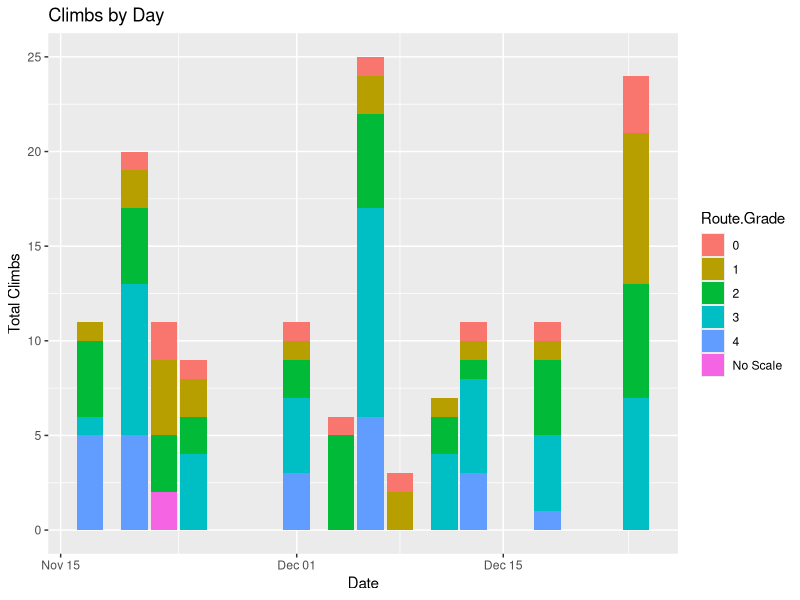
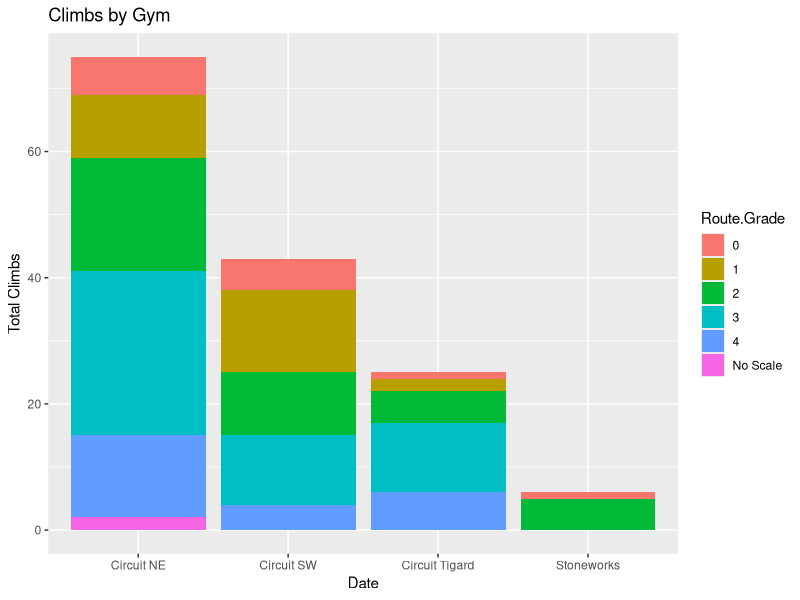
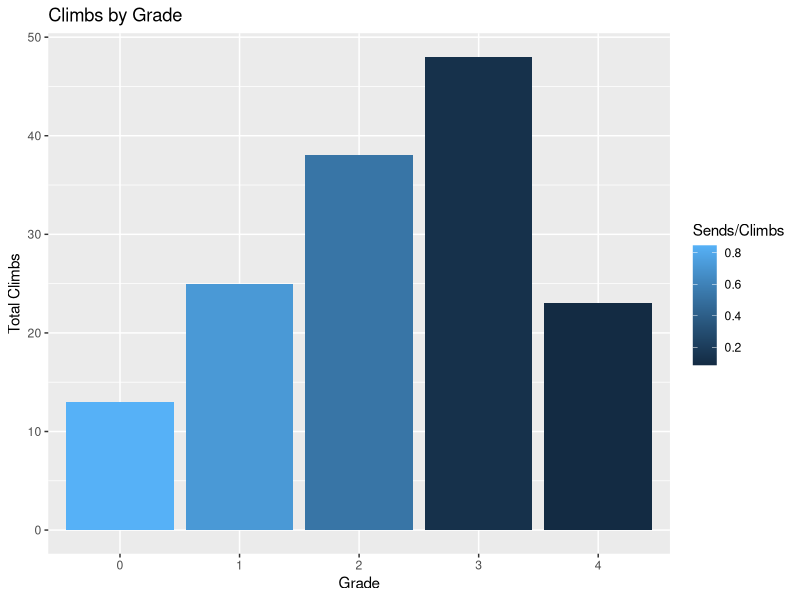
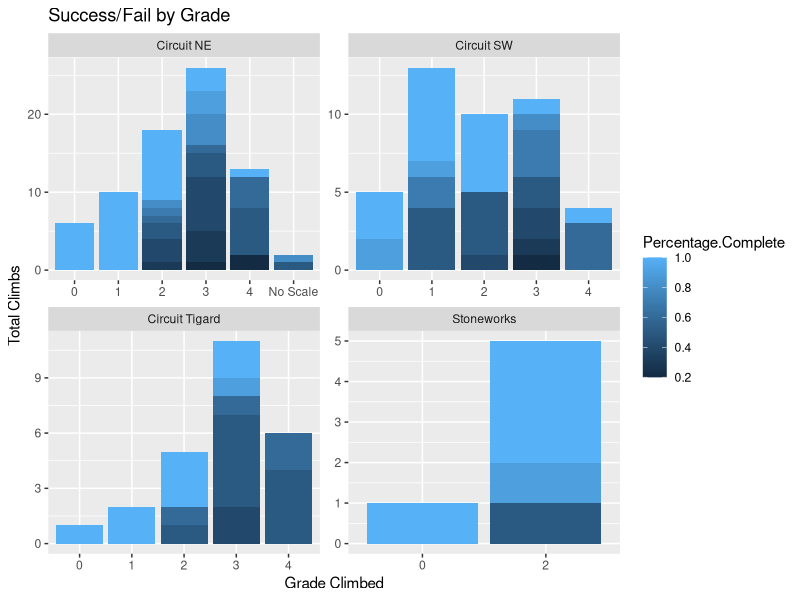
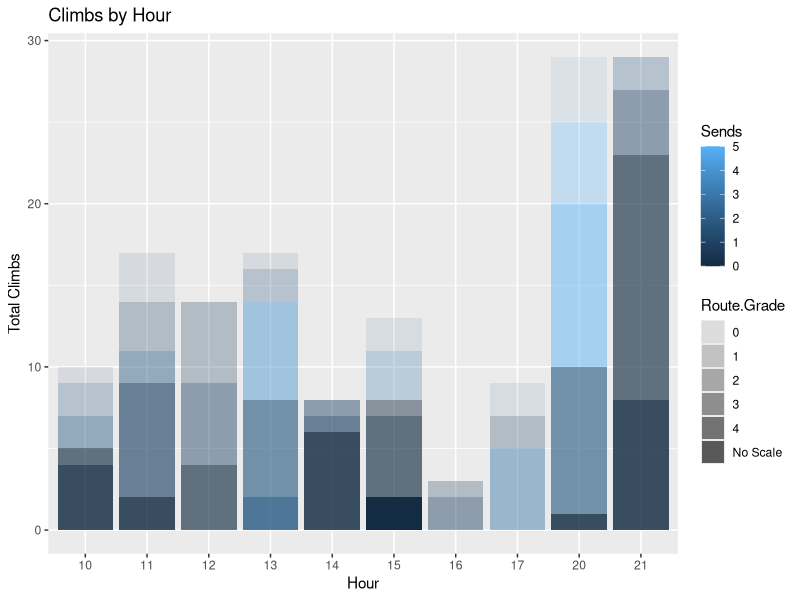

Generate these figures, in order, with R:
require("dplyr")
require("ggplot2")
climbs <- read.csv("ClimbTracker.csv", header=T, sep=",", as.is=T)

climbs$Percentage.Complete <- climbs$Percentage.Complete / 10
climbs$Date <- format(strptime(climbs$Timestamp, format = "%m/%d/%Y %H:%M:%S", tz="PST"), "%Y-%m-%d")
climbs$Hour <- format(strptime(climbs$Timestamp, format = "%m/%d/%Y %H:%M:%S", tz="PST"), "%H")

#Melted Data
climbs_per_session <- {climbs %>%
  group_by(Date, Route.Location, Route.Grade) %>%
  summarize(
    Climbs = n(),
    Sends = sum(ifelse(Percentage.Complete == 1.0, 1, 0))
    )}

climbs_by_day <- {climbs %>% 
    group_by(Date) %>% 
    summarize(
      Climbs = n(),
      Sends = sum(ifelse(Percentage.Complete == 1.0, 1, 0))
      )}

climbs_per_vgrade <-
{subset(climbs, Route.Scale == 'V') %>%
    group_by(Route.Grade) %>%
    summarize(
      Climbs = n(),
      Sends = sum(ifelse(Percentage.Complete == 1.0, 1, 0))
    )}

climbs_per_gym <- {climbs %>%
    group_by(Route.Location, Route.Grade) %>%
    summarize(
      Climbs = n(),
      Sends = sum(ifelse(Percentage.Complete == 1.0, 1, 0))
    )}

climbs_per_wall <- {climbs %>%
    group_by(Wall.Type) %>%
    summarize(
      Climbs = n(),
      Sends = sum(ifelse(Percentage.Complete == 1.0, 1, 0))
    )}

success_fail_spot <- {climbs %>%
    group_by(Percentage.Complete) %>%
    summarize(
      Climbs = n()
    )}

success_fail_by_grade <- {climbs %>%
    group_by(Route.Location, Route.Scale, Route.Grade, Percentage.Complete) %>%
    summarize(
      Climbs = n()
    )}

success_fail_by_hour <- {climbs %>%
    group_by(Hour, Route.Grade) %>%
    summarize(
      Climbs = n(),
      Sends = sum(ifelse(Percentage.Complete == 1.0, 1, 0))
    )}

data_melt <- {climbs %>%
    group_by(Date,Route.Grade) %>%
    summarize(
      Climbs = n(),
      Sends = sum(ifelse(Percentage.Complete == 1.0, 1, 0))
    )}

#Summary Stats
total_days <- dim(climbs_by_day)[1]
avg_climbs <- mean(climbs_by_day$Climbs)
avg_sends <- mean(climbs_by_day$Sends)
total_climbs <- dim(climbs)[1]
total_gyms <- length(unique(climbs_per_gym$Route.Location))
max_session <- max(climbs_by_day$Climbs)
max_sends <- max(climbs_by_day$Sends)

#Plots
plot_successfail_grade <- ggplot(data = success_fail_by_grade, aes(x = Route.Grade, y=Climbs, fill=Percentage.Complete)) + 
  geom_bar(stat="identity") + 
  facet_wrap("Route.Location", scale="free") +
  labs(x = "Grade Climbed", y = "Total Climbs", title = "Success/Fail by Grade")

plot_successfail_hour <- ggplot(data = success_fail_by_hour) + 
  geom_bar(aes(x = Hour, y=Climbs, fill=Sends, alpha = Route.Grade ), stat="identity") +
  labs(x = "Hour", y = "Total Climbs", title = "Climbs by Hour")

plot_climbs_day <- ggplot(data = climbs_per_session, aes(x=as.Date(Date), y=Climbs, fill = Route.Grade)) + 
  geom_bar(stat="identity") + 
  labs(x = "Date", y = "Total Climbs", title = "Climbs by Day")

plot_climbs_gym <- ggplot(data = climbs_per_gym, aes(x=Route.Location, y = Climbs, fill=Route.Grade)) + 
  geom_bar(stat="identity") + 
  labs(x = "Date", y = "Total Climbs", title = "Climbs by Gym")

plot_climbs_vgrade <- ggplot(data = climbs_per_vgrade, aes(x=Route.Grade, y = Climbs, fill = Sends/Climbs)) +
  geom_bar(stat="identity") +
  labs(x = "Grade", y = "Total Climbs", title = "Climbs by Grade")